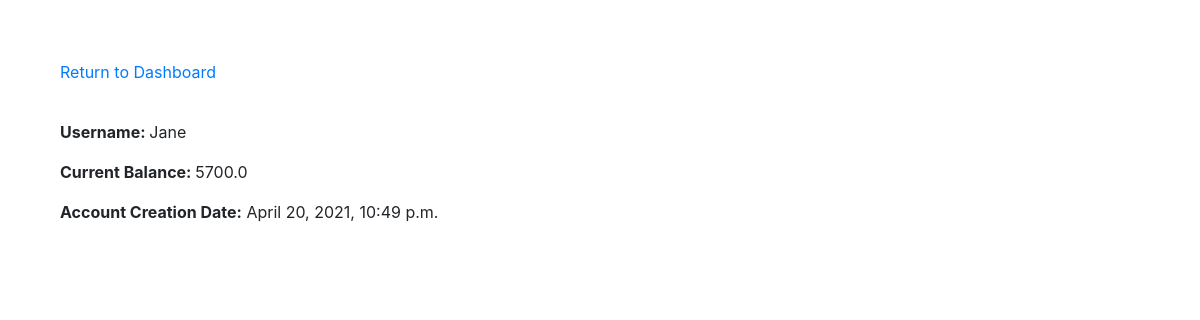
Before: /details/5 (signed in) with the older database file.
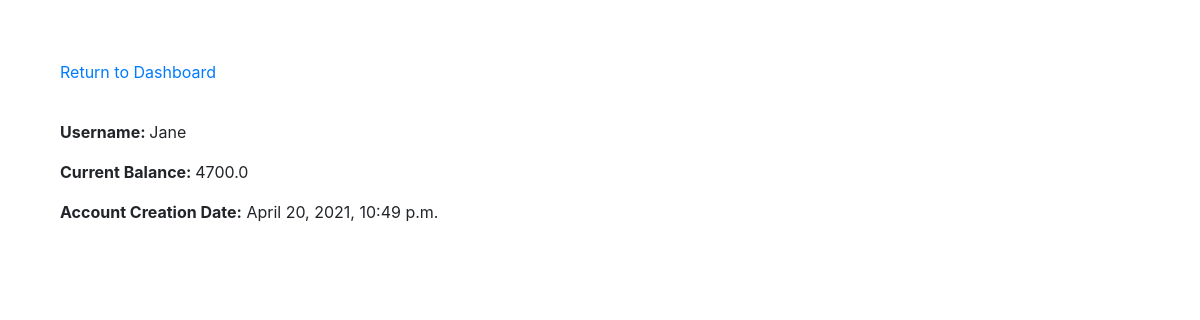
After: the same page with the newer database file.
### transaction_secondchallenge/models.py (models this page shows, shortened)
class Account(models.Model):
    objects = None
    username = models.OneToOneField(User, on_delete=models.CASCADE, primary_key=True)
    balance = models.FloatField(default=100.00)
    created_at = models.DateTimeField(auto_now_add=True, null=True)

### transaction_secondchallenge/views.py (the view)
# urls.py: path('details/<pk>', views.UserDetailsView.as_view(), name='details'),
class UserDetailsView(LoginRequiredMixin, generic.DetailView):
    template_name = 'transaction_secondchallenge/detail.html'
    login_url = '/accounts/login/'
    def get_queryset(self):
        return Account.objects.filter(username=self.request.user)
    def get_context_data(self, **kwargs):
        context = super().get_context_data()
        context['detail_list'] = self.get_queryset()
        return context

### transaction_secondchallenge/templates/transaction_secondchallenge/detail.html (shortened to what this page needs)
{% extends "transaction_secondchallenge/base.html" %}
{% block details %}
    {% if detail_list %}
        {% for i in detail_list %}
            <div style="padding-top: 5%;padding-left: 5%;">
                <a href="{% url 'transaction:dashboard' %}">Return to Dashboard</a>
            </div>
            <div style="padding-top: 3%; padding-left: 5%;">
                <strong style="float:left;">Username:&nbsp;</strong>
                <p>{{ i.username }}</p>
                <strong style="float:left;">Current Balance:&nbsp;</strong>
                <p id="balance">{{ i.balance }}</p>
                <p><strong>Account Creation Date:</strong> {{ i.created_at }}</p>
            </div>
        {% endfor %}
    {% endif %}
{% endblock %}

### transaction_secondchallenge/templates/transaction_secondchallenge/base.html (shortened to what this page needs)
<!DOCTYPE html>
<html lang="en">
<head>
</head>
<link rel="stylesheet" href="https://stackpath.bootstrapcdn.com/bootstrap/4.3.1/css/bootstrap.min.css">
<body>
    {% block details %}{% endblock %}
</body>
</html>

Changed rows visible on the page:
changed Account "Jane": balance "5700.0" → "4700.0"
